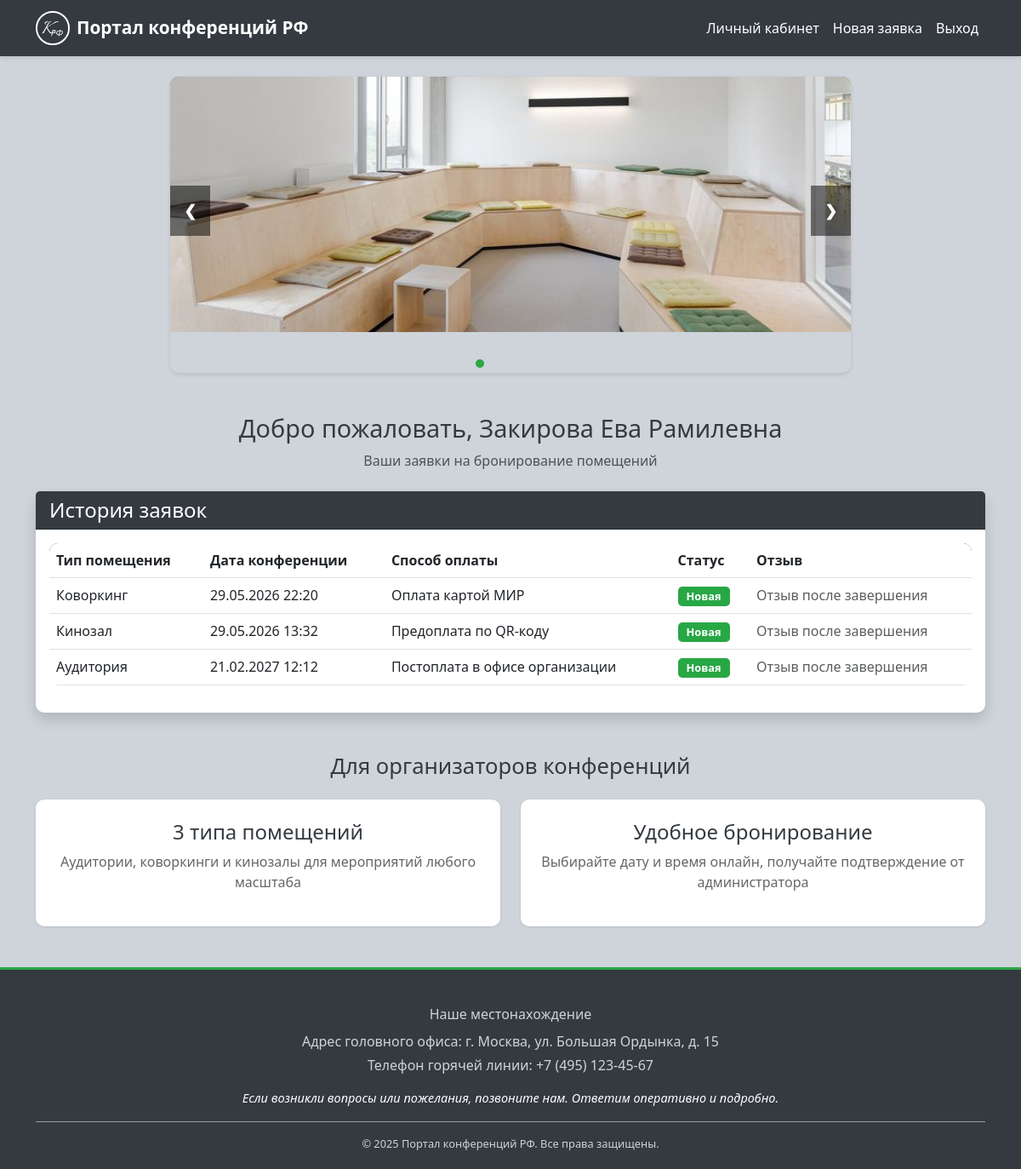
The page / (signed in) on the database as committed earlier.
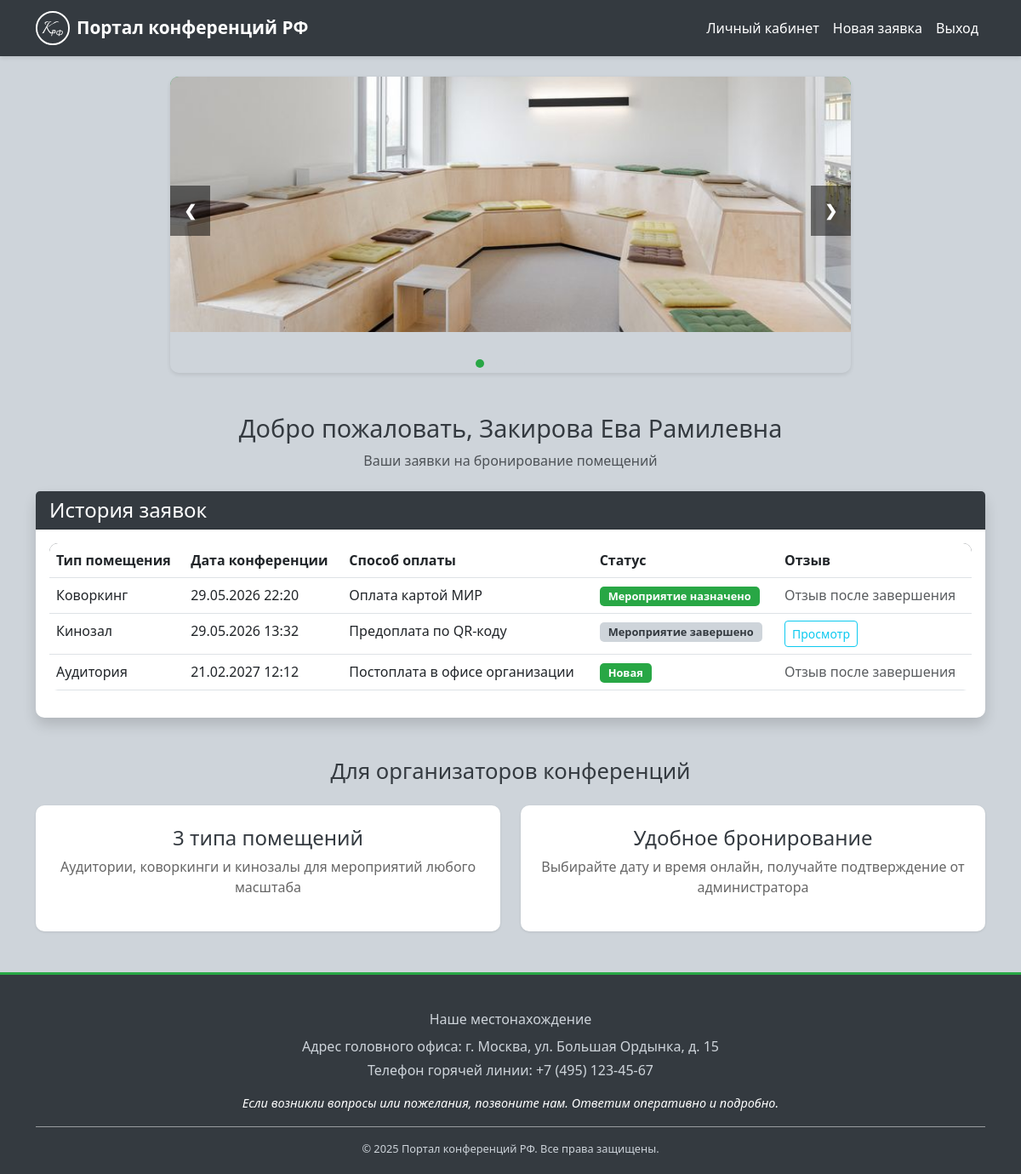
The same page on the database as committed later.
### bookings/models.py (models this page shows, shortened)
class UserProfile(models.Model):
    user = models.OneToOneField(User, on_delete=models.CASCADE)
    full_name = models.CharField(max_length=255)
    phone_number = models.CharField(max_length=20, blank=True, null=True)

class Booking(models.Model):
    STATUS_CHOICES = [
        ('new', 'Новая'),
        ('scheduled', 'Мероприятие назначено'),
        ('completed', 'Мероприятие завершено'),
    ]
    ROOM_CHOICES = [
        ('auditorium', 'Аудитория'),
        ('coworking', 'Коворкинг'),
        ('cinema', 'Кинозал'),
    ]
    PAYMENT_CHOICES = [
        ('cash', 'Постоплата в офисе организации'),
        ('card', 'Оплата картой МИР'),
        ('transfer', 'Предоплата по QR-коду'),
    ]
    user = models.ForeignKey(User, on_delete=models.CASCADE, related_name='bookings')
    room_type = models.CharField(max_length=20, choices=ROOM_CHOICES)
    conference_date = models.DateTimeField()
    payment_method = models.CharField(max_length=20, choices=PAYMENT_CHOICES)
    status = models.CharField(max_length=20, choices=STATUS_CHOICES, default='new')
    created_at = models.DateTimeField(auto_now_add=True)
    review = models.TextField(blank=True, null=True)

### bookings/views.py (the view)
# urls.py: path('', views.dashboard_view, name='dashboard'),
@login_required
def dashboard_view(request):
    bookings = Booking.objects.filter(user=request.user).order_by('-created_at')
    return render(request, 'dashboard.html', {'bookings': bookings})

### templates/dashboard.html (shortened to what this page needs)
{% extends 'base.html' %}
{% load static %}
{% block content %}
<div class="slider-container mb-5">
    <div class="slideshow-container">
        <div class="mySlides fade">
            <img src="{% static 'images/slide1.jpg' %}" style="width:100%">
        </div>
        <a class="prev" onclick="changeSlide(-1)">&#10094;</a>
        <a class="next" onclick="changeSlide(1)">&#10095;</a>
    </div>
    <br>
    <div style="text-align:center">
        <span class="dot" onclick="currentSlide(1)"></span>
        <span class="dot" onclick="currentSlide(2)"></span>
        <span class="dot" onclick="currentSlide(3)"></span>
        <span class="dot" onclick="currentSlide(4)"></span>
    </div>
</div>
<div class="welcome-section text-center mb-4">
    <h2>Добро пожаловать, {{ user.userprofile.full_name }}</h2>
    <p class="text-muted">Ваши заявки на бронирование помещений</p>
</div>
<div class="row">
    <div class="col-12">
        <div class="card shadow">
            <div class="card-header bg-info text-white">
                <h4 class="mb-0">История заявок</h4>
            </div>
            <div class="card-body">
                {% if bookings %}
                    <div class="table-responsive">
                        <table class="table table-hover">
                            <thead>
                                <tr>
                                    <th>Тип помещения</th>
                                    <th>Дата конференции</th>
                                    <th>Способ оплаты</th>
                                    <th>Статус</th>
                                    <th>Отзыв</th>
                                </tr>
                            </thead>
                            <tbody>
                                {% for booking in bookings %}
                                <tr>
                                    <td>{{ booking.get_room_type_display }}</td>
                                    <td>{{ booking.conference_date|date:"d.m.Y H:i" }}</td>
                                    <td>{{ booking.get_payment_method_display }}</td>
                                    <td>
                                        {% if booking.status == 'new' %}
                                            <span class="badge bg-warning">Новая</span>
                                        {% elif booking.status == 'scheduled' %}
                                            <span class="badge bg-success">Мероприятие назначено</span>
                                        {% else %}
                                            <span class="badge bg-secondary">Мероприятие завершено</span>
                                        {% endif %}
                                    </td>
                                    <td>
                                        {% if booking.status == 'completed' %}
                                            {% if booking.review %}
                                                <button class="btn btn-sm btn-outline-info" onclick="showReview('{{ booking.review|escapejs }}')">
                                                    Просмотр
                                                </button>
                                            {% else %}
                                                <a href="{% url 'submit_review' booking.id %}" class="btn btn-sm btn-outline-primary">
                                                    Оставить отзыв
                                                </a>
                                            {% endif %}
                                        {% else %}
                                            <span class="text-muted">Отзыв после завершения</span>
                                        {% endif %}
                                    </td>
                                </tr>
                                {% endfor %}
                            </tbody>
                        </table>
                    </div>
                {% else %}
                    <div class="text-center py-5">
                        <p>У вас пока нет заявок</p>
                        <a href="{% url 'create_booking' %}" class="btn btn-primary">Создать первую заявку</a>
                    </div>
                {% endif %}
            </div>
        </div>
    </div>
</div>
<div class="target-audience mt-5">
    <h3 class="text-center mb-4">Для организаторов конференций</h3>
    <div class="row">
        <div class="col-md-6">
            <div class="feature-box text-center p-4">
                <h4>3 типа помещений</h4>
                <p>Аудитории, коворкинги и кинозалы для мероприятий любого масштаба</p>
            </div>
        </div>
        <div class="col-md-6">
            <div class="feature-box text-center p-4">
                <h4>Удобное бронирование</h4>
                <p>Выбирайте дату и время онлайн, получайте подтверждение от администратора</p>
            </div>
        </div>
    </div>
</div>
{% endblock %}

### templates/base.html (shortened to what this page needs)
<!DOCTYPE html>
<html lang="ru">
<head>
    <link href="https://cdn.jsdelivr.net/npm/bootstrap@5.3.0/dist/css/bootstrap.min.css" rel="stylesheet">
    {% load static %}
    <link rel="stylesheet" href="{% static 'css/style.css' %}">
</head>
<body>
    <nav class="navbar navbar-expand-lg navbar-dark">
        <div class="container">
            <a class="navbar-brand d-flex align-items-center" href="{% url 'dashboard' %}">
                <span>Портал конференций РФ</span>
            </a>
            <div class="collapse navbar-collapse" id="navbarNav">
                <ul class="navbar-nav ms-auto">
                    {% if user.is_authenticated %}
                        <li class="nav-item">
                            <a class="nav-link" href="{% url 'dashboard' %}">Личный кабинет</a>
                        </li>
                        <li class="nav-item">
                            <a class="nav-link" href="{% url 'create_booking' %}">Новая заявка</a>
                        </li>
                        <li class="nav-item">
                            <a class="nav-link" href="{% url 'logout' %}">Выход</a>
                        </li>
                    {% endif %}
                </ul>
            </div>
        </div>
    </nav>
     <div class="content-wrapper">
        <div class="container mt-4">
            {% block content %}
            {% endblock %}
        </div>
    </div>
</body>
    <footer class="footer mt-5">
        <div class="container">
            <div class="row">
                <div class="col-md-12 text-center">
                    <p class="footer-text mb-2">Наше местонахождение</p>
                    <p class="footer-text mb-1">Адрес головного офиса: г. Москва, ул. Большая Ордынка, д. 15</p>
                    <p class="footer-text mb-1">Телефон горячей линии: +7 (495) 123-45-67</p>
                    <p class="footer-note mt-3">Если возникли вопросы или пожелания, позвоните нам. Ответим оперативно и подробно.</p>
                    <hr class="footer-hr">
                    <p class="copyright mb-0">© 2025 Портал конференций РФ. Все права защищены.</p>
                </div>
            </div>
        </div>
    </footer>
</html>

### static/css/style.css (style rules this page uses)
* { margin: 0; padding: 0; box-sizing: border-box; }
body { font-family: 'Segoe UI', Tahoma, Geneva, Verdana, sans-serif; background: #CED4DA; min-height: 100vh; padding-bottom: 30px; }
.navbar { background: #343A40; box-shadow: 0 2px 5px rgba(0,0,0,0.1); }
.navbar-brand { font-size: 1.3rem; font-weight: bold; color: #FFFFFF; }
.nav-link { color: #FFFFFF; }
.card { border: none; border-radius: 10px; box-shadow: 0 1px 3px rgba(0,0,0,0.1); background: #FFFFFF; }
.card-header { background: #343A40; color: #FFFFFF; border-radius: 10px 10px 0 0; }
.slider-container { max-width: 800px; margin: 0 auto; border-radius: 10px; overflow: hidden; box-shadow: 0 2px 5px rgba(0,0,0,0.1); }
.slideshow-container { position: relative; height: 300px; }
.mySlides { position: absolute; top: 0; left: 0; width: 100%; opacity: 0; transition: opacity 1s ease-in-out; visibility: hidden; }
.mySlides.active { opacity: 1; visibility: visible; position: relative; }
.mySlides img { height: 300px; width: 100%; object-fit: cover; display: block; }
.prev, .next { cursor: pointer; position: absolute; top: 50%; width: auto; padding: 16px; margin-top: -22px; color: #FFFFFF; font-weight: bold; font-size: 18px; background-color: rgba(0,0,0,0.5); user-select: none; text-decoration: none; }
.next { right: 0; }
.dot { cursor: pointer; height: 10px; width: 10px; margin: 0 5px; background-color: #CED4DA; border-radius: 50%; display: inline-block; }
.active, .dot:hover { background-color: #28A745; }
.feature-box { background: #FFFFFF; border-radius: 10px; padding: 20px; box-shadow: 0 1px 3px rgba(0,0,0,0.1); transition: transform 0.3s ease; }
.feature-box h4 { color: #343A40; }
.feature-box p { color: #666; }
.table { background: #FFFFFF; border-radius: 10px; overflow: hidden; }
.table thead { background: #343A40; color: #FFFFFF; }
.welcome-section h2 { font-size: 1.8rem; color: #343A40; }
.target-audience h3 { font-size: 1.6rem; color: #343A40; }
.badge { padding: 5px 10px; border-radius: 5px; font-size: 0.8rem; }
.badge.bg-warning { background: #28A745 !important; color: #FFFFFF; }
.badge.bg-success { background: #28A745 !important; color: #FFFFFF; }
.badge.bg-secondary { background: #CED4DA !important; color: #343A40; }
.navbar-brand { display: flex; align-items: center; }
.text-muted { color: #6c757d; }
.card-header.bg-info { background: #343A40 !important; }
a { color: #28A745; text-decoration: none; }
.footer { background: #343A40; color: #FFFFFF; padding: 40px 0 20px; margin-top: 50px; border-top: 3px solid #28A745; }
.footer-text { font-size: 1rem; margin-bottom: 10px; color: #CED4DA; }
.footer-note { font-size: 0.9rem; color: #FFFFFF; margin-top: 15px; font-style: italic; }
.footer-hr { background-color: #28A745; height: 1px; opacity: 0.5; }
.copyright { font-size: 0.8rem; color: #CED4DA; }
html, body { height: 100%; }
body { display: flex; flex-direction: column; min-height: 100vh; }
.content-wrapper { flex: 1 0 auto; }
.footer { flex-shrink: 0; margin-top: 0; }

Rows that differ between the two databases and show on the page:
changed Booking "Коворкинг": status "Новая" → "Мероприятие назначено"
changed Booking "Кинозал": review empty → "супер" (drawn); status "Новая Отзыв после завершения" → "Мероприятие завершено Просмотр"
